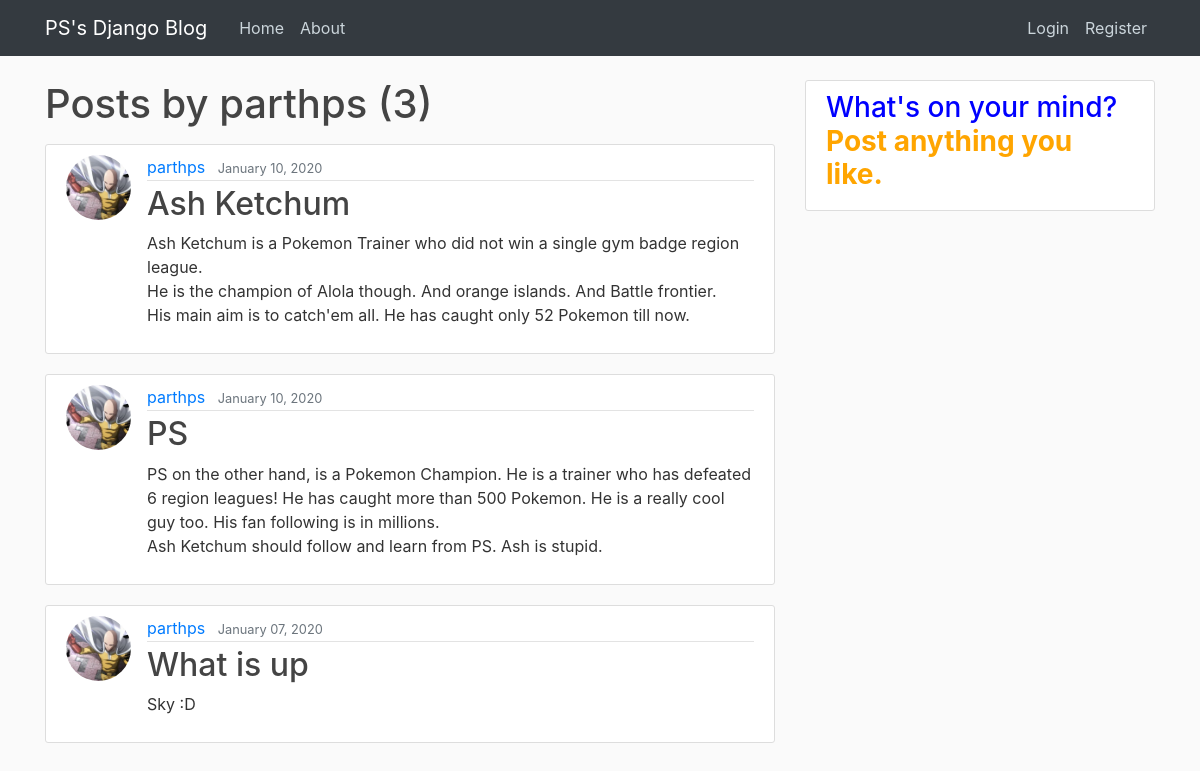
The page /user/parthps on the database its author committed.
### blog/models.py (models this page shows, shortened)
class Post(models.Model):
    title = models.CharField(max_length=100)
    content = models.TextField()
    date_posted = models.DateTimeField(auto_now_add=True)
    author = models.ForeignKey(User, on_delete=models.CASCADE)

### users/models.py (models this page shows, shortened)
class Profile(models.Model):
    user=models.OneToOneField(User, on_delete=models.CASCADE)
    image=models.ImageField(default='orange.jpg',upload_to='profile_pics')

### blog/views.py (the view)
# urls.py: path('user/<str:username>', UserPostListView.as_view(), name='user-post'),
class UserPostListView(ListView):  # class based view.
    model = Post
    template_name = 'blog/user_post.html'  # <app>/<model>_<view_type>.html
    context_object_name = 'posts'
    paginate_by = 4
    def get_queryset(self): #limit post to specific user.
        user = get_object_or_404(User, username= self.kwargs.get('username'))
        return Post.objects.filter(author=user).order_by('-date_posted')

### blog/templates/blog/user_post.html (shortened to what this page needs)
{% extends "blog/base.html" %}
{% block content %}
<h1 class="mb-3">Posts by {{ view.kwargs.username }} ({{page_obj.paginator.count}}) </h1>
    {% for post in posts %}
         <article class="media content-section">
          <img class="rounded-circle article-img" src="{{ post.author.profile.image.url }}">
          <div class="media-body">
            <div class="article-metadata">
              <a class="mr-2" href="{% url 'user-post' post.author.username %}">{{ post.author }}</a>
              <small class="text-muted">{{ post.date_posted|date:"F d, Y" }}</small>
            </div>
            <h2><a class="article-title" href=" {% url 'post-detail' post.id %} ">{{ post.title }}</a></h2>
            <p class="article-content">{{ post.content }}</p>
          </div>
        </article>
    {% endfor %}
{% endblock %}

### blog/static/blog/main.css (style rules this page uses)
body { background: #fafafa; color: #333333; margin-top: 5rem; }
h1, h2, h3, h4, h5, h6 { color: #444444; }
.content-section { background: #ffffff; padding: 10px 20px; border: 1px solid #dddddd; border-radius: 3px; margin-bottom: 20px; }
.article-title { color: #444444; }
.article-content { white-space: pre-line; }
.article-img { height: 65px; width: 65px; margin-right: 16px; }
.article-metadata { padding-bottom: 1px; margin-bottom: 4px; border-bottom: 1px solid #e3e3e3 }

### rows shown on the page
Post: author.profile.image (picture), author "parthps", date_posted "January 10, 2020", title "Ash Ketchum", content "Ash Ketchum is a Pokemon Trainer who did not win a single gym badge region league. He is the champion of Alola though. And orange islands. And Battle frontier. His main aim is to catch'em all. He has caught only 52 Pokemon till now."
Post: author.profile.image (picture), author "parthps", date_posted "January 10, 2020", title "PS", content "PS on the other hand, is a Pokemon Champion. He is a trainer who has defeated 6 region leagues! He has caught more than 500 Pokemon. He is a really cool guy too. His fan following is in millions. Ash Ketchum should follow and learn from PS. Ash is stupid."
Post: author.profile.image (picture), author "parthps", date_posted "January 07, 2020", title "What is up", content "Sky :D"

### other values the page prints
{{ view.kwargs.username }} "parthps"
{{ page_obj.paginator.count }} "3"
